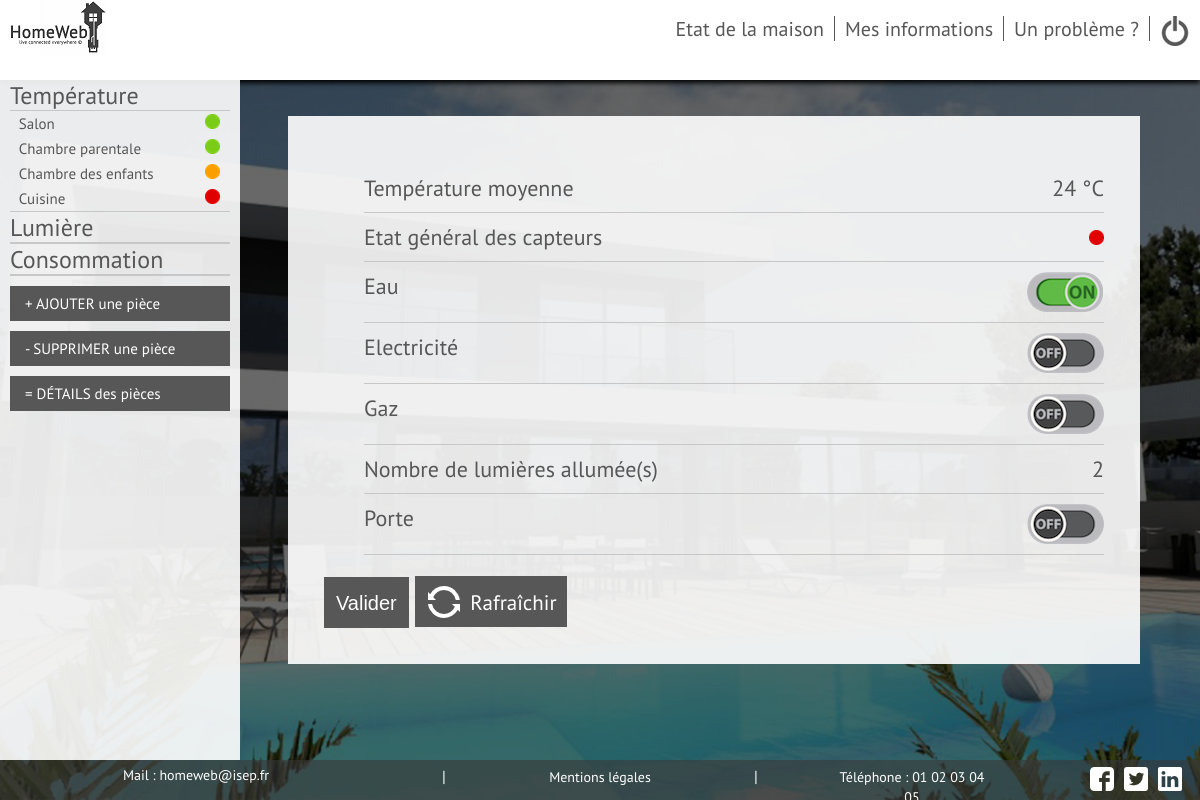
/Vues/User/etat.php (signed in), run on the app's committed database.
### tables this page shows
CREATE TABLE `pieces` (
  `id` int(11) NOT NULL,
  `id_Utilisateur` int(11) NOT NULL,
  `Nom` varchar(255) NOT NULL,
  `presence_temp` int(11) NOT NULL,
  `presence_lum` int(11) NOT NULL,
  `temperature` int(11) NOT NULL,
  `lumiere` int(11) NOT NULL,
  `etat_temp` int(11) NOT NULL,
  `numero_capteur_t` varchar(250) NOT NULL,
  `control_tech_t` date NOT NULL,
  `control_tech_l` date NOT NULL,
  `numero_capteur_l` varchar(250) NOT NULL,
  `consigne_temp` int(11) NOT NULL DEFAULT '25'
);

CREATE TABLE `domisep_infos` (
  `id` int(11) NOT NULL,
  `nom` text NOT NULL,
  `contenu` text NOT NULL
);

### Modele/fonctions.php (the view, shortened to what this page needs)
<?php
function cascade_temp($id,$db)
{
    $reponse = $db->prepare('SELECT Nom, etat_temp FROM Pieces WHERE id_Utilisateur = ? AND presence_temp = 1');
    $reponse->execute(array($id));
    echo "<ul class=\"current\">";
    while ($donnees = $reponse->fetch())
    {
        $nom_piece = $donnees['Nom'];
        $etat = $donnees['etat_temp'];
        if ($etat == 1)
        {
        echo ("<li class=\"transit\"><a href=\"temperature.php?piece=$nom_piece\">" . $nom_piece . "</a> <span><img src=\"../../Styles/image/Pastille_verte.png\" title=\"Marche\"></span></li>");
        }
        if ($etat == 2)
        {
        echo ("<li class=\"transit\"><a href=\"temperature.php?piece=$nom_piece\">" . $nom_piece . "</a> <span><img src=\"../../Styles/image/Pastille_orange.png\" title=\"En cours de régulation\"></span></li>");
        }
        if ($etat == 3)
        {
        echo ("<li class=\"transit\"><a href=\"temperature.php?piece=$nom_piece\">" . $nom_piece . "</a> <span><img src=\"../../Styles/image/Pastille_rouge.png\" title=\"En Panne\"></span></li>");
        }
    }
    echo "</ul>";
}
function cascade_lum($id,$db)
{
    echo "<ul>";
    echo "</ul>";
}
function temp_moyenne($id,$db)
{
    $temp_m = 0;
    $n = 0;
    $reponse = $db->prepare('SELECT temperature, etat_temp FROM Pieces WHERE id_Utilisateur= ? AND presence_temp = 1');
    $reponse->execute(array($id));
    while ($donnees = $reponse->fetch())
    {
        $etat = $donnees['etat_temp'];
        if ($etat != 0)
        {
        $temp_m = $temp_m + $donnees['temperature'];
        $n = $n + 1;
        }
    }
    if ($n != 0)
    {
        $temp_m = $temp_m / $n;
        return ceil($temp_m);
    }
    else
    {
        echo("Aucun capteur connecté");
    }
}
function nombre_lum_on($id,$db)
{
    $n_lum = 0;
    $reponse = $db->prepare('SELECT lumiere FROM Pieces WHERE id_Utilisateur= ? AND presence_lum = 1');
    $reponse->execute(array($id));
    while ($donnees = $reponse->fetch())
    {
        $etat = $donnees['lumiere'];
        $n_lum = $n_lum + $etat;
    }
    return $n_lum;
}
function etat_general_capteur($id,$db)
{
    $etat_general = 0;
    $reponse = $db->prepare('SELECT etat_temp FROM Pieces WHERE id_Utilisateur = ?');
    $reponse->execute(array($id));
    while ($donnees = $reponse->fetch())
    {
        if ($donnees['etat_temp'] > $etat_general)
        {
        $etat_general = $donnees['etat_temp'];
        }
    }
    if ($etat_general == 0)
        {
        echo ("<span><img src=\"../../Styles/image/Pastille_noire.png\" title=\"Eteint\"></span>");
        }
        else if ($etat_general == 1)
        {
        echo ("<span><img src=\"../../Styles/image/Pastille_verte.png\" title=\"Allumé\"></span>");
        }
        else if ($etat_general == 2)
        {
        echo ("<span><img src=\"../../Styles/image/Pastille_orange.png\" title=\"En cours de régulation\"></span>");
        }
        else if ($etat_general == 3)
        {
        echo ("<span><img src=\"../../Styles/image/Pastille_rouge.png\" title=\"En panne\"></span>");
        }
}
?>

### Vues/User/etat.php (shortened to what this page needs)
<!DOCTYPE HTML>
<?php
require("../../Modele/fonctions.php");
?>
<html>
	<head>
		<link rel="stylesheet" type="text/css" href="../../Styles/main.css" />
	</head>
	<body>
        <div id="page">
            <header>
                <?php
                include ("entete_user.php");
                ?>
            </header>
            <div id=capteurs>
                <ul>
                    <li><a class="clickable" href="#">Température</a>
                        <?php cascade_temp($_SESSION['id'],$db) ?>
                    </li>
                    <li><a class="clickable" href="#">Lumière</a>
                        <?php cascade_lum($_SESSION['id'],$db) ?>
                    </li>
                    <li><a class="clickable" href="#">Consommation</a>
                        <ul>
                        </ul>
                    </li>
                        <li><a class="bouton_type" href="ajout_piece.php">+  AJOUTER une pièce</a></li>
                        <li><a class="bouton_type" href="suppr.php">- SUPPRIMER une pièce</a></li>
                        <li><a class="bouton_type" href="detailpiece.php">= DÉTAILS des pièces</a></li>
                </ul>
	       	</div>
            <div id=boite>
                <form name="login" action="../../Controleur/valid_etat.php?piece=<?php echo($_GET['piece']); ?>" method="post" accept-charset="utf-8">
                <ul>
                    <li>Température moyenne <span><?php echo temp_moyenne($_SESSION['id'],$db) ?> °C</span></li>
                    <li>Etat général des capteurs <?php etat_general_capteur($_SESSION['id'],$db) ?></li>
                    <li>Eau
                        <label class="switch">
                            <div class="slider"></div>
                        </label>
                    </li>
                    <li>Electricité
                        <label class="switch">
                            <div class="slider"></div>
                        </label>
                    </li>
                    <li>Gaz
                        <label class="switch">
                            <div class="slider"></div>
                        </label>
                    </li>
                    <li>Nombre de lumières allumée(s) <span><?php echo nombre_lum_on($_SESSION['id'],$db) ?></span></li>
                    <li>Porte
                        <label class="switch">
                            <div class="slider"></div>
                        </label>
                    </li>
                </ul>
                    <input id="boutons_valider" type="submit" name="bouton_submit" value="Valider"/>
                    <span class="bouton_rafraichir"><a class="texte" href="etat.php"><img class="image" src="../../Styles/image/refresh.png"> Rafraîchir</a></span>
                </form>
            </div>
            <?php include ("footer_user.php");?>
        </div>
	</body>
</html>

### Vues/User/entete_user.php
<?php
echo '  <div id="logo">
            <a href="../../Styles/image/logo.png"><img src="../../Styles/image/logomini.png" alt="Logo HomeWeb" title="Logo HomeWeb"/>
        </div>
        <nav>
            <ul>
                <li><a href="etat.php">Etat de la maison</a></li>
                <li><a href="infos.php">Mes informations</a></li>
                <li><a href="signaler.php">Un problème ?</a></li>
                <div id=logodeco><a href="../../Controleur/logout.php"><img src="../../Styles/image/onoff.png"></a></div>
            </ul>
        </nav>';
?>

### Vues/User/footer_user.php
<?php
require("../../Modele/connexionBDD.php");
echo(' <footer>
                <nav>
                    <ul>
                        <li><a class="contact_footer">Mail : '); $reponse = $db -> query('SELECT contenu FROM domisep_infos WHERE nom="mail"');$mail=$reponse->fetch();echo "$mail[0]"; echo('</a></li>
                        <li>|</li>
                        <li><a href="mentionlegal.php">Mentions légales</a></li>
                        <li>|</li>
                        <li><a>Téléphone : '); $reponse2 = $db -> query('SELECT contenu FROM domisep_infos WHERE nom="tel"');$tel=$reponse2->fetch();echo "$tel[0]"; echo('</a></li>
                    <div id=social>
                        <ul>
                        <li><a href="../../Styles/image/facebook.png"><img src="../../Styles/image/facebook.png" alt="Facebook" title="Facebook"/></li>
                        <li><a href="../../Styles/image/twitter.png"><img src="../../Styles/image/twitter.png" alt="Twitter" title="Twitter"/></li>
                        <li><a href="../../Styles/image/linkedin.png"><img src="../../Styles/image/linkedin.png" alt="Linkedin" title="Linkedin"/></li>
                        </ul>
                    </div>
                    </ul>
                </nav>
            </footer>');
?>

### Styles/main.css (style rules this page uses)
html, #page { height: 100%; width: 100%; }
body { background: url('image/fond.png') ; background-position: center ; background-repeat: no-repeat ; background-attachment: fixed ; background-size: cover ; color: #575757; font-family: pt_sansregular; margin: 0px; height: 100%; }
#logo { margin-left: 10px; }
header nav ul { list-style-type: none; display: flex; }
header nav li { padding-left:10px; padding-right:10px; border: 1px; border-right-style:solid; }
header { display: flex; justify-content: space-between; background-color: white; box-shadow: 0px 3px 5px black; height: 10%; }
footer { display: flex; bottom:0px; position:fixed; width:100%; background-color: rgba(57,57,57,0.6); color:white; height: 5%; text-align:center; list-style:none; }
footer nav { width:100%; }
footer nav ul { list-style-type:none; display:flex; width:65%; padding:0; margin:auto; margin-top:0.5%; margin-bottom:0.5%; }
footer nav li { width:100%; }
footer nav ul li a { color:white; font-size:14px; }
nav a { font-size: 20px; text-decoration: none; color: #575757; }
#objects, #objects ul, #capteurs, #capteurs ul { padding: 0; margin: 0; list-style: none; }
#capteurs { background-color: rgba(255,255,255,0.9); width: 20%; height: 85%; overflow: auto; display: inline-block; vertical-align: top; max-width: 300px; min-width: 200px; }
#capteurs ul li { font-size: x-large; margin-left: 10px; margin-right:10px; }
#capteurs ul li ul li { font-size: 15px; padding-top:3px; padding-bottom:3px; justify-content:space-between; display:none; }
.current li { display: flex !important; }
#capteurs ul li ul li a:before { content: '• '; opacity: 0; margin-left: -12px; }
#capteurs ul li ul { border: 1px; border-top-style:solid; border-bottom-style:solid; border-color: rgb(199,199,199); }
#capteurs a { text-decoration:none; color:#575757; }
#boite { background-color: rgba(255,255,255,0.9) ; font-size: 22px; margin-top: 3%; margin-right: 4%; margin-left: 4%; width:65%; max-width: 70%; padding: 3% 3% 3% 3%; display:inline-block; position: fixed; vertical-align:middle; height:auto; max-height: 65%; overflow:auto; }
#boite ul li { display:flex; justify-content: space-between; border: 1px; border-bottom-style:solid; border-color: rgb(199,199,199); margin-bottom: 10px; padding-bottom: 10px; }
.slider { cursor:pointer; background: url(image/boutonOFF.png) no-repeat; padding: 0px 77px 40px 0px; border-radius: 20px; }
input:checked + .slider { background: url(image/boutonON.png) no-repeat; }
#capteurs .bouton_type { cursor: pointer; border-style: solid; background-color: #575757; border-color: #575757; padding: 5px; font-size: 15px; display: flex; margin-top: 10px; padding-left: 12px; color:white; margin-bottom:10px; }
#logodeco { height:25px; margin:auto; margin-left: 10px; margin-right:10px; }
#social ul li { margin-left:10px; display:flex; justify-content: flex-end; }
#boutons_valider { cursor: pointer; border-style: solid; background-color: #575757; border-color: #575757; color: white; padding-bottom:11px; padding-top:13px; padding-left:10px; padding-right:10px; font-size:20px; }
#social { height:24px; position:fixed; margin-left:71%; }
a { color: darkcyan; text-decoration: none; }
#boite .bouton_rafraichir { border-style: solid; background-color: #575757; border-color: #575757; font-size: 21px; color:white; text-decoration: none; padding-top: 10px; padding-bottom: 8px; padding-left: 7px; padding-right: 7px; cursor: pointer; }
#boite .image { margin-bottom: -8px; padding-right: 5px; padding-left: 3px; }
#boite .texte { text-decoration: none; color:white; }
.contact_footer { position: absolute; margin-left: -165px; }

### data on the page
pieces: Nom "Salon", etat_temp 1 (drawn)
pieces: Nom "Chambre parentale", etat_temp 1 (drawn)
pieces: Nom "Chambre des enfants", etat_temp 2 (drawn)
pieces: Nom "Cuisine", etat_temp 3 (drawn)
domisep_infos: contenu "homeweb@isep.fr"
domisep_infos: contenu "01 02 03 04…"

### other printed values
temp_moyenne($_SESSION['id'],$db) "24"
nombre_lum_on($_SESSION['id'],$db) "2"
